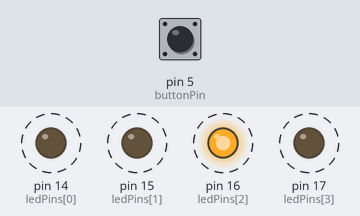
The sketch below on a simulated Arduino Uno, built with avr-gcc and run on an emulated ATmega328P. Parts: output pins drawn as LEDs (lit = HIGH). Dashed ring = blinking. The inputs (shaded band) are chosen by the test bench; at power-on: pin 5 (buttonPin) LOW.

Above: at 3.4 s.
3.5 s: pin 5 (buttonPin) pulled HIGH for 1.6 s
At 3.83 s:
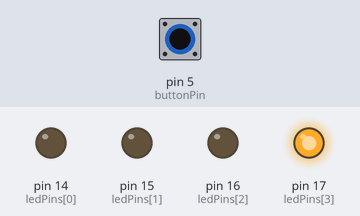
7.0 s: pin 5 (buttonPin) pulled HIGH for 3.2 s
At 7.71 s:
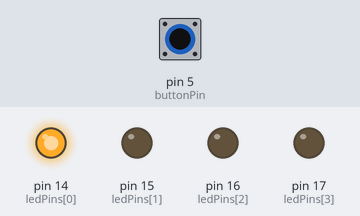
Timing chart, 0 to 17.7 s (numbered marks = the images above; inputs shaded):
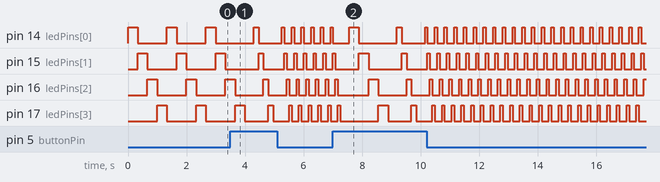

The sketch:

lab-2.ino
```cpp
const int buttonPin = 5;      // Номер виводу для кнопки
const int ledPins[] = {14, 15, 16, 17};  // Виводи для LED1, LED2, LED3, LED4
int buttonState = 0;          // Змінна для зчитування стану кнопки
int pressCount = 0;           // Лічильник натискань кнопки
float frequency = 0.75;       // Початкова частота засвічування в Гц

void setup() {
  Serial.begin(115200);
  pinMode(buttonPin, INPUT);
  for (int i = 0; i < 4; i++) {
    pinMode(ledPins[i], OUTPUT);
  }
}

void loop() {
  buttonState = digitalRead(buttonPin);
  if (buttonState == HIGH) {
    pressCount++;
    delay(300);  // Антидребезг кнопки

    if (pressCount == 1) {
      frequency *= 2;
    } else if (pressCount == 2) {
      frequency *= 2;
    } else if (pressCount >= 3) {
      frequency = 0.75;
      pressCount = 0;
    }
  }

  // Розрахунок затримки між засвічуванням для заданої частоти
  int delayTime = (int)(1000 / (frequency * 4));  // 4 світлодіоди

  // Біжучі вогні від LED1 до LED4
  for (int i = 0; i < 4; i++) {
    digitalWrite(ledPins[i], HIGH);
    delay(delayTime);
    digitalWrite(ledPins[i], LOW);
  }
}
```
